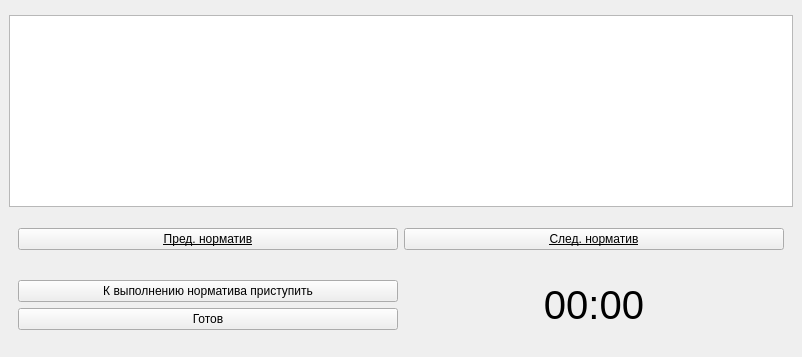
<?xml version="1.0" encoding="UTF-8"?>
<ui version="4.0">
 <class>ModalWindowNorm</class>
 <widget class="QMainWindow" name="ModalWindowNorm">
  <property name="geometry">
   <rect>
    <x>0</x>
    <y>0</y>
    <width>802</width>
    <height>357</height>
   </rect>
  </property>
  <property name="minimumSize">
   <size>
    <width>0</width>
    <height>0</height>
   </size>
  </property>
  <property name="maximumSize">
   <size>
    <width>16777215</width>
    <height>16777215</height>
   </size>
  </property>
  <property name="windowTitle">
   <string>Условия выполнения нормативов</string>
  </property>
  <property name="windowIcon">
   <iconset resource="resource.qrc">
    <normaloff>:/resources/star.png</normaloff>:/resources/star.png</iconset>
  </property>
  <widget class="QWidget" name="centralwidget">
   <layout class="QVBoxLayout" name="verticalLayout_3">
    <item>
     <widget class="QTableWidget" name="tableWidget">
      <property name="sizePolicy">
       <sizepolicy hsizetype="Expanding" vsizetype="Fixed">
        <horstretch>0</horstretch>
        <verstretch>0</verstretch>
       </sizepolicy>
      </property>
     </widget>
    </item>
    <item>
     <widget class="QWidget" name="widget" native="true">
      <property name="sizePolicy">
       <sizepolicy hsizetype="Preferred" vsizetype="Fixed">
        <horstretch>0</horstretch>
        <verstretch>0</verstretch>
       </sizepolicy>
      </property>
      <layout class="QHBoxLayout" name="horizontalLayout_2">
       <item>
        <widget class="QPushButton" name="prevb">
         <property name="font">
          <font>
           <weight>50</weight>
           <bold>false</bold>
           <underline>true</underline>
          </font>
         </property>
         <property name="text">
          <string>Пред. норматив</string>
         </property>
        </widget>
       </item>
       <item>
        <widget class="QPushButton" name="nextb">
         <property name="font">
          <font>
           <weight>50</weight>
           <bold>false</bold>
           <underline>true</underline>
          </font>
         </property>
         <property name="text">
          <string>След. норматив</string>
         </property>
        </widget>
       </item>
      </layout>
     </widget>
    </item>
    <item>
     <widget class="QWidget" name="widget" native="true">
      <property name="sizePolicy">
       <sizepolicy hsizetype="Preferred" vsizetype="Fixed">
        <horstretch>0</horstretch>
        <verstretch>0</verstretch>
       </sizepolicy>
      </property>
      <layout class="QHBoxLayout" name="horizontalLayout">
       <item>
        <layout class="QVBoxLayout" name="verticalLayout">
         <item>
          <widget class="QPushButton" name="startb">
           <property name="maximumSize">
            <size>
             <width>16777215</width>
             <height>16777215</height>
            </size>
           </property>
           <property name="layoutDirection">
            <enum>Qt::LeftToRight</enum>
           </property>
           <property name="text">
            <string>К выполнению норматива приступить</string>
           </property>
          </widget>
         </item>
         <item>
          <widget class="QPushButton" name="stopb">
           <property name="text">
            <string>Готов</string>
           </property>
          </widget>
         </item>
        </layout>
       </item>
       <item>
        <widget class="QLabel" name="watch">
         <property name="font">
          <font>
           <pointsize>30</pointsize>
          </font>
         </property>
         <property name="text">
          <string>00:00</string>
         </property>
         <property name="alignment">
          <set>Qt::AlignCenter</set>
         </property>
        </widget>
       </item>
      </layout>
     </widget>
    </item>
   </layout>
  </widget>
 </widget>
 <resources>
  <include location="resource.qrc"/>
 </resources>
 <connections/>
</ui>
